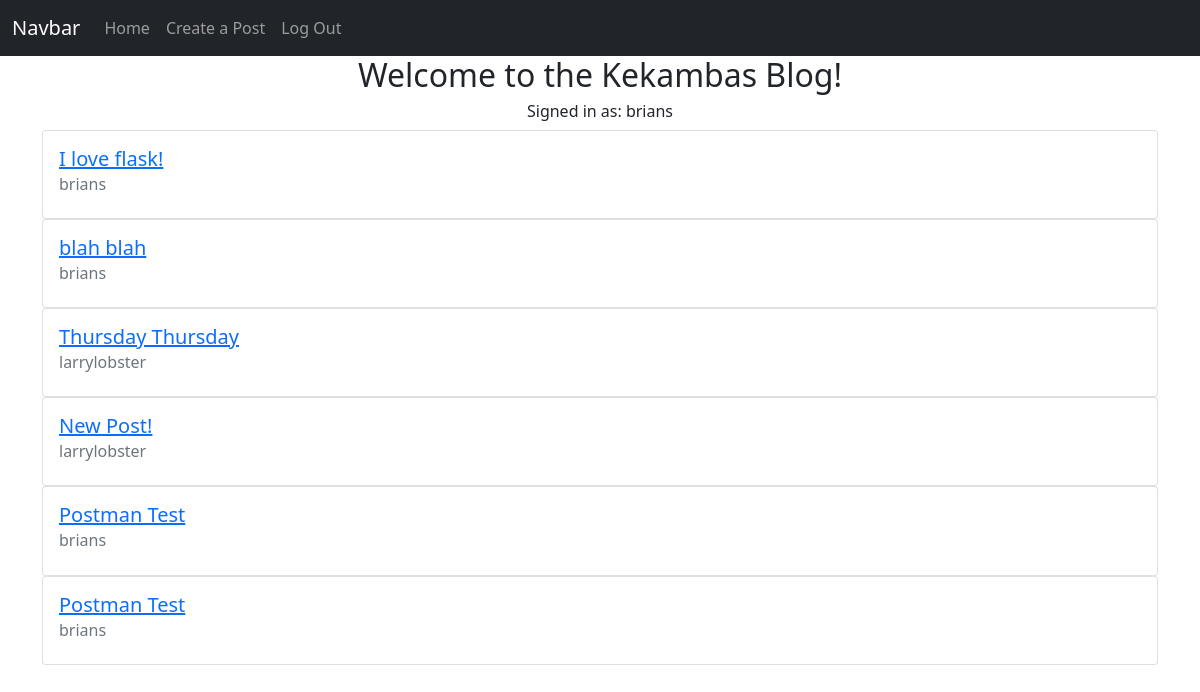
Screenshot of / (signed in) with the database file from the repository.
### app/models.py (models this page shows, shortened)
class User(db.Model, UserMixin):
    id = db.Column(db.Integer, primary_key=True)
    email = db.Column(db.String(50), nullable=False, unique=True)
    username = db.Column(db.String(50), nullable=False, unique=True)
    password = db.Column(db.String(256), nullable=False)
    date_created = db.Column(db.DateTime, nullable=False, default=datetime.utcnow) # Coordinated Universal Time (always save it to this time when storing, and convert it later on front end)
    posts = db.relationship('Post', backref='author', lazy='dynamic')
    token = db.Column(db.String(32), index=True, unique=True)
    token_expiration = db.Column(db.DateTime)

class Post(db.Model):
    id = db.Column(db.Integer, primary_key=True)
    title = db.Column(db.String(50), nullable=False)
    body = db.Column(db.String(255), nullable=False)
    date_created = db.Column(db.DateTime, nullable=False, default=datetime.utcnow)
    user_id = db.Column(db.Integer, db.ForeignKey('user.id')) # SQL Equivalent = FOREIGN KEY(user_id) REFERENCES user(id)

### app/routes.py (the view)
@app.route('/')
def index():   # also an endpoint
    posts = Post.query.all()
    return render_template('index.html', posts=posts)

### app/models.py (called while the page is built)
@login.user_loader
def load_user(user_id):
    return User.query.get(user_id)

### app/templates/index.html (shortened to what this page needs)
{% extends 'base.html' %}
{% block content %}
<h2 class="text-center">Welcome to the Kekambas Blog!</h2>
{% if current_user.is_authenticated %}
    <h6 class="text-center">Signed in as: {{ current_user.username }}</h6>
    {% for post in posts %}
    <div class="card">
        <div class="card-body">
            <a href="{{ url_for('view_post', post_id=post.id) }}">
                <h5 class="card-title">{{ post.title }}</h5>
            </a>
                <h6 class="card-subtitle mb-2 text-muted">{{ post.author.username }}</h6>
        </div>
    </div>
    {% endfor %}
{% else %}
    <h4 class="text-center">Please Sign Up or Log In to view posts</h4>
{% endif %}
{% endblock content %}

### app/templates/base.html (shortened to what this page needs)
<!DOCTYPE html>
<html lang="en">
    <head>
        <link rel="stylesheet" href="https://cdnjs.cloudflare.com/ajax/libs/twitter-bootstrap/5.1.0/css/bootstrap.min.css">
        <link rel="stylesheet" href="https://cdnjs.cloudflare.com/ajax/libs/font-awesome/5.15.4/css/all.min.css">
    </head>
    <body>
        <nav class="navbar navbar-expand-lg navbar-dark bg-dark">
            <div class="container-fluid">
                <a class="navbar-brand" href="#">Navbar</a>
                <div class="collapse navbar-collapse" id="navbarNavAltMarkup">
                <div class="navbar-nav">
                    <a class="nav-link" aria-current="page" href="{{ url_for('index') }}">Home</a>
                    {% if current_user.is_authenticated %}
                        <a class="nav-link" href="{{ url_for('create') }}">Create a Post</a>
                        <a class="nav-link" href="{{ url_for('logout') }}">Log Out</a>
                    {% else %}
                        <a class="nav-link" href="{{ url_for('signup') }}">Sign Up</a>
                        <a class="nav-link" href="{{ url_for('login')}}">Log In</a>
                    {% endif %}
                </div>
                </div>
            </div>
        </nav>
        <div class="container">
            {% block content %}{% endblock content %}
        </div>
    </body>
</html>

### rows the page displays
User: username "brians"
Post: title "I love flask!", author.username "brians"
Post: title "blah blah", author.username "brians"
Post: title "Thursday Thursday", author.username "larrylobster"
Post: title "New Post!", author.username "larrylobster"
Post: title "Postman Test", author.username "brians"
Post: title "Postman Test", author.username "brians"
